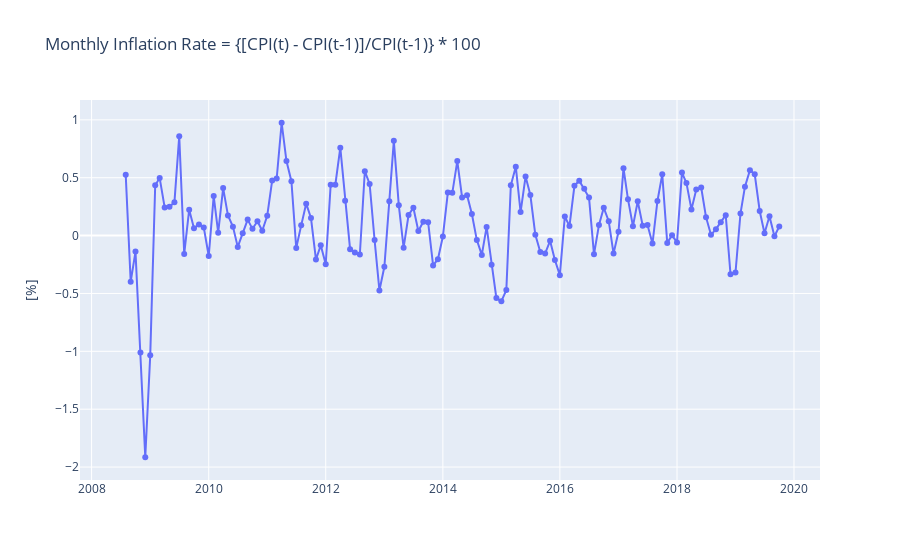

The notebook cell this image was saved under:
### Code cell
fig = go.Figure()

fig.add_trace(
    go.Scatter(
        x = cpi_monthly_frame.index,
        y = cpi_monthly_frame['inflation_rate_percent'],
        name='Inflation Rate Fraction',
        mode="markers+lines"
    )
)

fig.update_layout(legend=dict(
    orientation="h",
    # entrywidth=70,
    yanchor="bottom",
    y=-0.3,
    xanchor="right",
    x=0.95
))
fig.update_layout(
    title_text = "Monthly Inflation Rate = {[CPI(t) - CPI(t-1)]/CPI(t-1)} * 100",
    yaxis_title_text = '[%]'
)
fig.show()

### Figure 1 — Plotly figure (JSON) as saved in the notebook; plotly's stock layout.template omitted (floating-point values rounded to 4 significant figures; data arrays with more than 128 entries replaced by an {"elided": "..."} marker saying what was removed)
{"data": [{"mode": "markers+lines", "name": "Inflation Rate Fraction", "type": "scatter", "x": {"elided": "136 str values"}, "y": {"elided": "136 float values"}}], "layout": {"legend": {"orientation": "h", "x": 0.95, "xanchor": "right", "y": -0.3, "yanchor": "bottom"}, "title": {"text": "Monthly Inflation Rate = {[CPI(t) - CPI(t-1)]/CPI(t-1)} * 100"}, "yaxis": {"title": {"text": "[%]"}}}}
